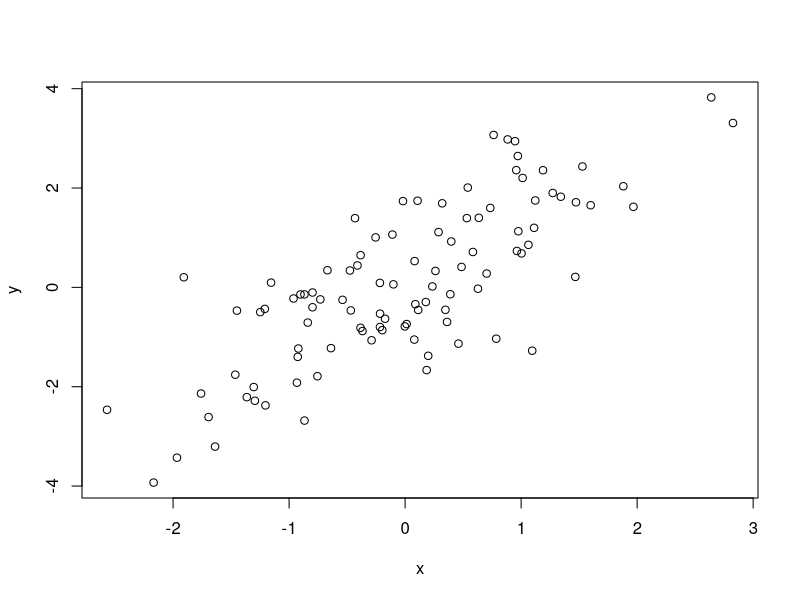

Recreate this plot in R.
#'---
#'title: "test markdown"
#'author: "Luke Durell"
#'date: "2024-01-12"
#'output: 
#'  github_document
#'---



#+ r, eval = TRUE
x <- rnorm(100)
y <- rnorm(100) + x

plot(x, y)


